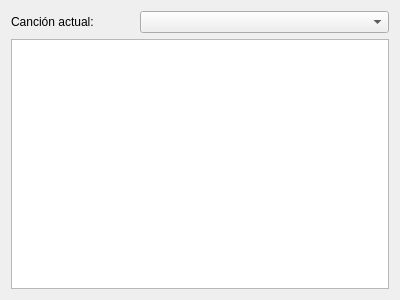
<?xml version="1.0" encoding="UTF-8"?>
<ui version="4.0">
 <class>TablaPuntajes</class>
 <widget class="QWidget" name="TablaPuntajes">
  <property name="geometry">
   <rect>
    <x>0</x>
    <y>0</y>
    <width>400</width>
    <height>300</height>
   </rect>
  </property>
  <property name="sizePolicy">
   <sizepolicy hsizetype="Fixed" vsizetype="Fixed">
    <horstretch>0</horstretch>
    <verstretch>0</verstretch>
   </sizepolicy>
  </property>
  <property name="windowTitle">
   <string>Puntajes</string>
  </property>
  <layout class="QVBoxLayout" name="verticalLayout_2">
   <item>
    <layout class="QHBoxLayout" name="horizontalLayout">
     <item>
      <widget class="QLabel" name="LBcancionActual">
       <property name="sizePolicy">
        <sizepolicy hsizetype="Fixed" vsizetype="Preferred">
         <horstretch>0</horstretch>
         <verstretch>0</verstretch>
        </sizepolicy>
       </property>
       <property name="text">
        <string>Canción actual:</string>
       </property>
      </widget>
     </item>
     <item>
      <spacer name="horizontalSpacer">
       <property name="orientation">
        <enum>Qt::Horizontal</enum>
       </property>
       <property name="sizeType">
        <enum>QSizePolicy::Fixed</enum>
       </property>
       <property name="sizeHint" stdset="0">
        <size>
         <width>40</width>
         <height>20</height>
        </size>
       </property>
      </spacer>
     </item>
     <item>
      <widget class="QComboBox" name="CBselectCancion"/>
     </item>
    </layout>
   </item>
   <item>
    <widget class="QTableWidget" name="TWtablaPuntajes"/>
   </item>
  </layout>
 </widget>
 <resources/>
 <connections/>
</ui>
